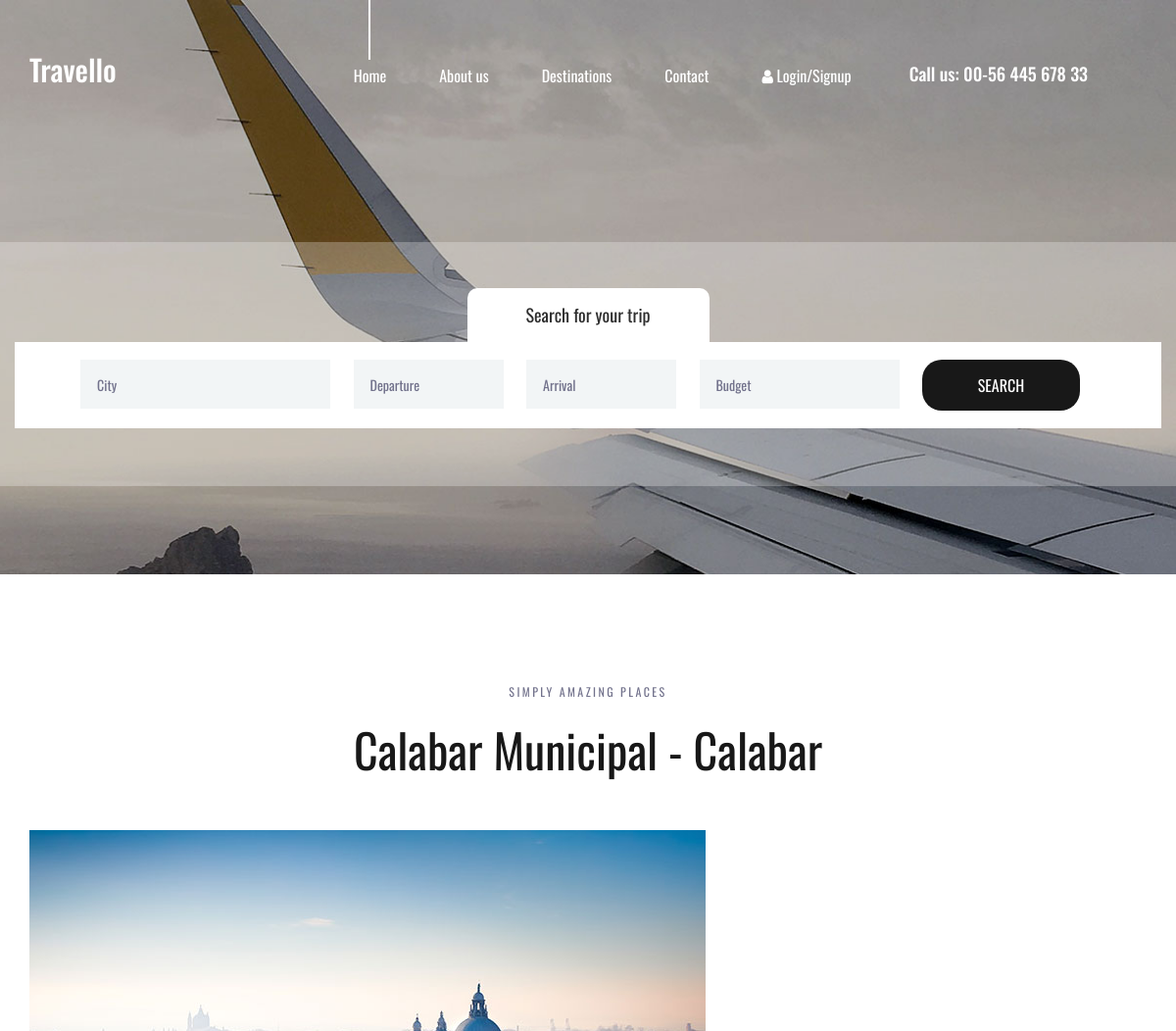
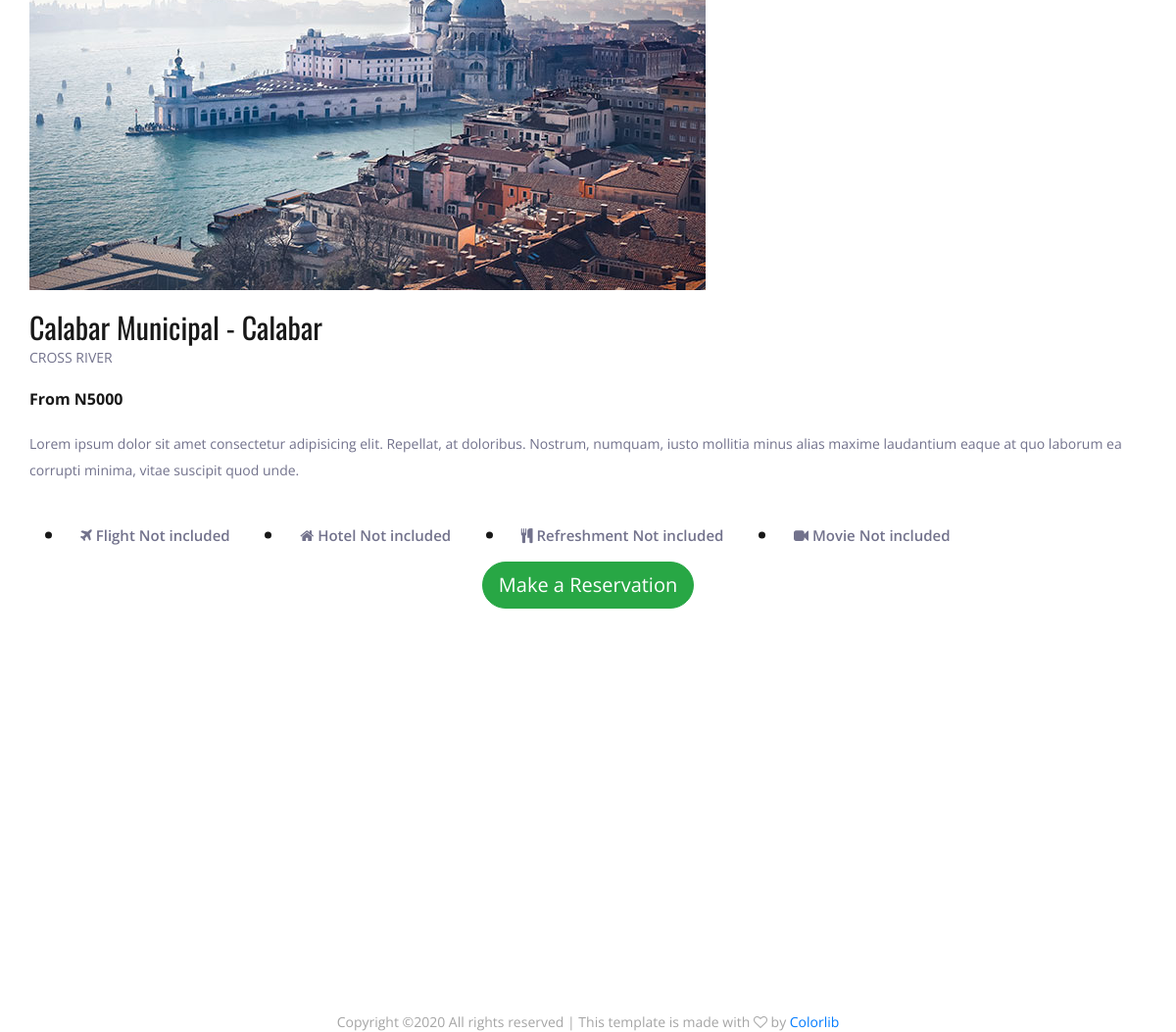
The app's page /user/place.php?place=6 with its own data (2 pictures, top to bottom).
### tables this page shows
CREATE TABLE `tour_places` (
  `id` int(11) NOT NULL,
  `name` varchar(255) NOT NULL,
  `locality` varchar(255) NOT NULL,
  `state` varchar(255) NOT NULL,
  `image_main` varchar(255) NOT NULL,
  `image_alt` varchar(255) NOT NULL,
  `price` varchar(255) NOT NULL,
  `include_hotel` varchar(255) NOT NULL DEFAULT 'Hotel not Included',
  `include_flight` varchar(255) NOT NULL DEFAULT 'Flight not Included',
  `include_refreshment` varchar(255) NOT NULL DEFAULT 'Refreshment not Included',
  `include_movie` varchar(255) NOT NULL DEFAULT 'Movies not included',
  `status` varchar(255) NOT NULL DEFAULT 'uploaded',
  `months` varchar(255) NOT NULL
);

### user/place.php (the view, shortened to what this page needs)
<?php
include "include/db.php";
if(!isset($_GET["place"])){
	header("Location: index.php");
}else{
 $idd = $_GET["place"];
	$query_details = mysqli_query($connect,"SELECT * FROM tour_places WHERE id = $idd ");
	while($tour = mysqli_fetch_assoc($query_details)){
		$tour_name = $tour["name"];
		$tour_locality = $tour["locality"];
		$tour_state = $tour["state"];
		$tour_image = $tour["image_main"];
		$tour_price = $tour["price"];
		$tour_hotel = $tour["include_hotel"];
		$tour_refreshment = $tour["include_refreshment"];
		$tour_flight = $tour["include_flight"];
		$tour_movie = $tour["include_movie"];
	}
}
?>
<!DOCTYPE html>
<html lang="en">
<head>
<link rel="stylesheet" type="text/css" href="styles/bootstrap4/bootstrap.min.css">
<link href="plugins/font-awesome-4.7.0/css/font-awesome.min.css" rel="stylesheet" type="text/css">
<link rel="stylesheet" type="text/css" href="plugins/OwlCarousel2-2.2.1/owl.carousel.css">
<link rel="stylesheet" type="text/css" href="plugins/OwlCarousel2-2.2.1/owl.theme.default.css">
<link rel="stylesheet" type="text/css" href="plugins/OwlCarousel2-2.2.1/animate.css">
<link rel="stylesheet" type="text/css" href="styles/destinations.css">
<link rel="stylesheet" type="text/css" href="styles/destinations_responsive.css">
<?php include "include/plcss.php";?>
</head>
<body>
<div class="super_container">
	<header class="header">
		<div class="container">
			<div class="row">
				<div class="col">
					<div class="header_content d-flex flex-row align-items-center justify-content-start">
						<div class="header_content_inner d-flex flex-row align-items-end justify-content-start">
							<div class="logo"><a href="index.html">Travello</a></div>
							<nav class="main_nav">
								<ul class="d-flex flex-row align-items-start justify-content-start">
								<li class="active"><a href="index.php">Home</a></li>
									<li><a href="about.php">About us</a></li>
									<li><a href="destinations.php">Destinations</a></li>
									<li><a href="contact.php">Contact</a></li>
									<li><a href="login.php" class="login"><i class="fa fa-user"></i> Login/Signup</a></li>
								</ul>
							</nav>
							<div class="header_phone ml-auto">Call us: 00-56 445 678 33</div>
						</div>
					</div>
				</div>
			</div>
		</div>
	</header>
	<div class="home">
		<div class="background_image" style="background-image:url(images/destinations.jpg)"></div>
	</div>
	<div class="home_search">
		<div class="container">
			<div class="row">
				<div class="col">
					<div class="home_search_container">
						<div class="home_search_title">Search for your trip</div>
						<div class="home_search_content">
							<form action="#" class="home_search_form" id="home_search_form">
								<div class="d-flex flex-lg-row flex-column align-items-start justify-content-lg-between justify-content-start">
									<input type="text" class="search_input search_input_1" placeholder="City" required="required">
									<input type="text" class="search_input search_input_2" placeholder="Departure" required="required">
									<input type="text" class="search_input search_input_3" placeholder="Arrival" required="required">
									<input type="text" class="search_input search_input_4" placeholder="Budget" required="required">
									<button class="home_search_button">search</button>
								</div>
							</form>
						</div>
					</div>
				</div>
			</div>
		</div>
	</div>
	<div class="destinations" id="destinations">
		<div class="container">
			<div class="row">
				<div class="col text-center">
					<div class="section_subtitle">simply amazing places</div>
					<div class="section_title"><h2><?php echo $tour_name ." - " .$tour_locality;?></h2></div>
				</div>
			</div>
			<div class="row destinations_row" style="margin-bottom: 70rem;">
				<div class="col">
					<div class="destinations_container item_grid">
						<div class="col-12">
							<div class="destination_image">
								<div class="carousel slide" data-ride="carousel">
									<div class="carousel-inner">
										<div class="carousel-item active">
											<img src="../images/<?php echo $tour_image;?>" alt="">
										</div>
									</div>
								</div>
							</div>
							<div class="destination_content">
								<div class="destination_title"><a href="#"><?php echo $tour_name ." - " .$tour_locality;?></a></div>
								<div class="destination_subtitle" style="text-transform:uppercase;"><p><?php echo $tour_state;?></p></div>
								<div class="destination_price">From N<?php echo $tour_price;?></div><br>
								<div class="text">
									<p> Lorem ipsum dolor sit amet consectetur adipisicing elit. Repellat, at doloribus. Nostrum, numquam, iusto mollitia minus alias maxime laudantium eaque at quo laborum ea corrupti minima, vitae suscipit quod unde. </p>
								</div>
								<div class="destination_list">
									<ul>
										<li style="display: inline; margin: 0 1rem;"><i class="fa fa-plane"></i> Flight <?php echo $tour_flight;?></li>
										<li style="display: inline; margin: 0 1rem;"><i class="fa fa-home"></i> Hotel <?php echo $tour_hotel;?></li>
										<li style="display: inline; margin: 0 1rem;"><i class="fa fa-cutlery"></i> Refreshment <?php echo $tour_refreshment;?></li>
										<li style="display: inline; margin: 0 1rem;"><i class="fa fa-video-camera"></i> Movie <?php echo $tour_movie;?></li>
									</ul>
								</div>
								<div class="col-12 text-center" style="margin-top:1rem;"><a onclick="res()" href="#resform" style="border-radius: 2rem;" class="btn btn-lg btn-success">Make a Reservation</a> </div>
							</div>
							<div class="col-6 offset-3">
							</div>
						</div>
					</div>
				</div>
			</div>
		</div>
	</div>
		<div class="col text-center">
Copyright &copy;<script>document.write(new Date().getFullYear());</script> All rights reserved | This template is made with <i class="fa fa-heart-o" aria-hidden="true"></i> by <a href="https://colorlib.com" target="_blank">Colorlib</a>
 </div>
</div>
</body>
</html>

### records on screen
tour_places: name "Calabar Municipal", locality "Calabar", image_main (picture), state "CROSS RIVER", price "5000", include_flight "Not included", include_hotel "Not included", include_refreshment "Not included", include_movie "Not included"
